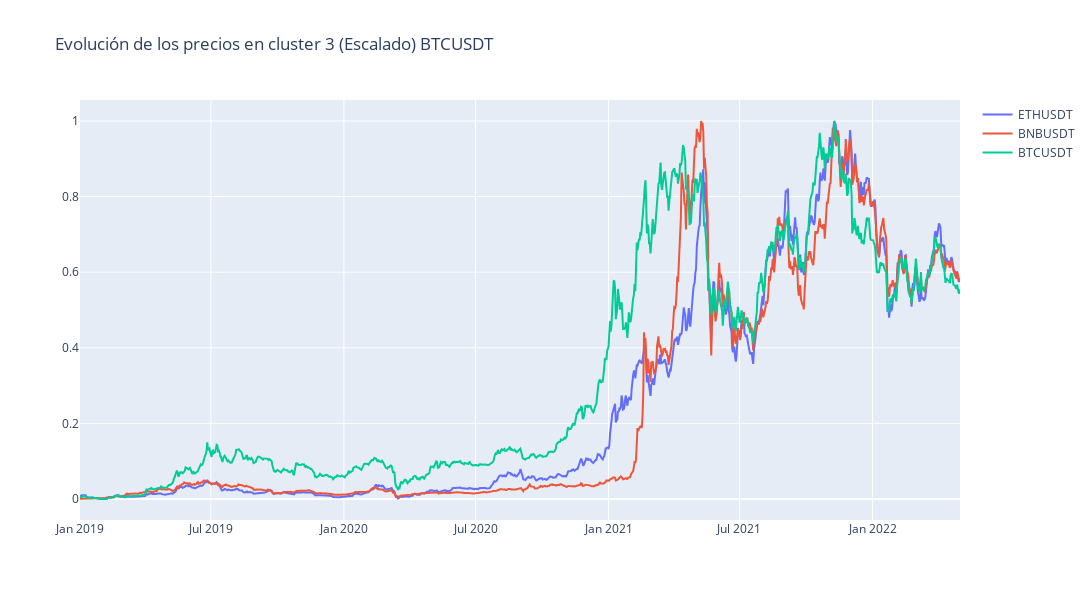

Notebook code cell kept with this figure:
### Code cell
fig = go.Figure()
for active in set(aux3.active):
    aux=df_cluster_kmeans[df_cluster_kmeans.active == active]['Scalar_close']
    fig.add_trace(go.Scatter(x=aux.index.astype(dtype=str), 
                            y=aux, name=active))

fig.update_layout(title='Evolución de los precios en cluster 3 (Escalado) '+active,
    width=1100,
    height=600,
    )

fig.show()

### Figure 1 — Plotly figure (JSON) as saved in the notebook; plotly's stock layout.template omitted (floating-point values rounded to 4 significant figures; data arrays with more than 128 entries replaced by an {"elided": "..."} marker saying what was removed)
{"data": [{"name": "ETHUSDT", "type": "scatter", "x": {"elided": "1218 str values"}, "y": {"elided": "1218 float values"}}, {"name": "BNBUSDT", "type": "scatter", "x": {"elided": "1218 str values"}, "y": {"elided": "1218 float values"}}, {"name": "BTCUSDT", "type": "scatter", "x": {"elided": "1218 str values"}, "y": {"elided": "1218 float values"}}], "layout": {"height": 600, "title": {"text": "Evolución de los precios en cluster 3 (Escalado) BTCUSDT"}, "width": 1100, "xaxis": {"autorange": true, "range": ["2019-01-01", "2022-05-02"], "type": "date"}, "yaxis": {"autorange": true, "range": [-0.05556, 1.056], "type": "linear"}}}
